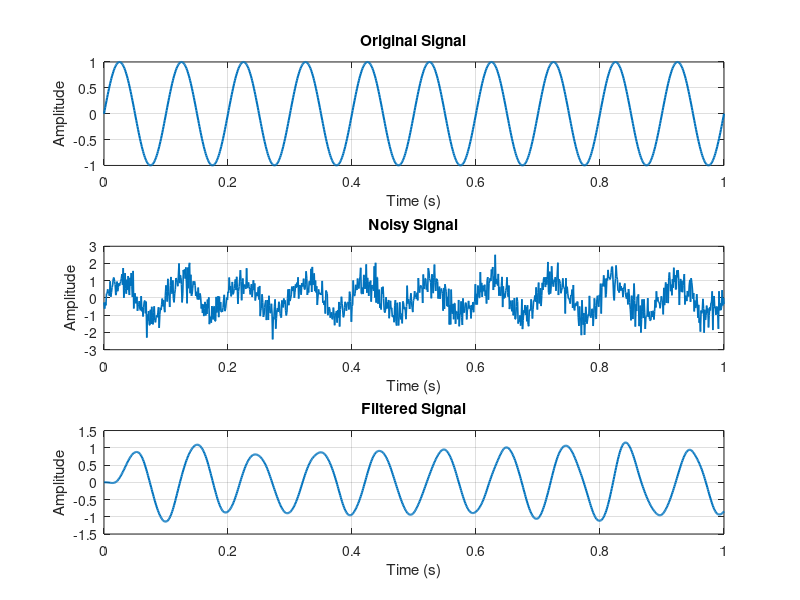

Write the MATLAB code that produced this figure.
%{
Problem 18: IIR Filter Design
• Design Butterworth filter using butter
• Apply filtering using filter
%}

% Problem 18: IIR Butterworth Filter Design
% Design a Butterworth low-pass filter and apply it to a noisy signal

clc;
clear;
close all;

% Generate signal
fs = 1000;
t = 0:1/fs:1;
x = sin(2*pi*10*t);

% Add high-frequency noise
noisy = x + 0.5*randn(size(x));

% Design Butterworth low-pass filter
order = 4;
cutoff = 20/(fs/2);          % Normalized cutoff frequency
[b,a] = butter(order, cutoff);

% Filter the signal
filtered = filter(b, a, noisy);

% Plot
figure;

subplot(3,1,1);
plot(t, x, 'LineWidth', 1.5);
title('Original Signal');
xlabel('Time (s)');
ylabel('Amplitude');
grid on;

subplot(3,1,2);
plot(t, noisy, 'LineWidth', 1.2);
title('Noisy Signal');
xlabel('Time (s)');
ylabel('Amplitude');
grid on;

subplot(3,1,3);
plot(t, filtered, 'LineWidth', 1.5);
title('Filtered Signal');
xlabel('Time (s)');
ylabel('Amplitude');
grid on;
